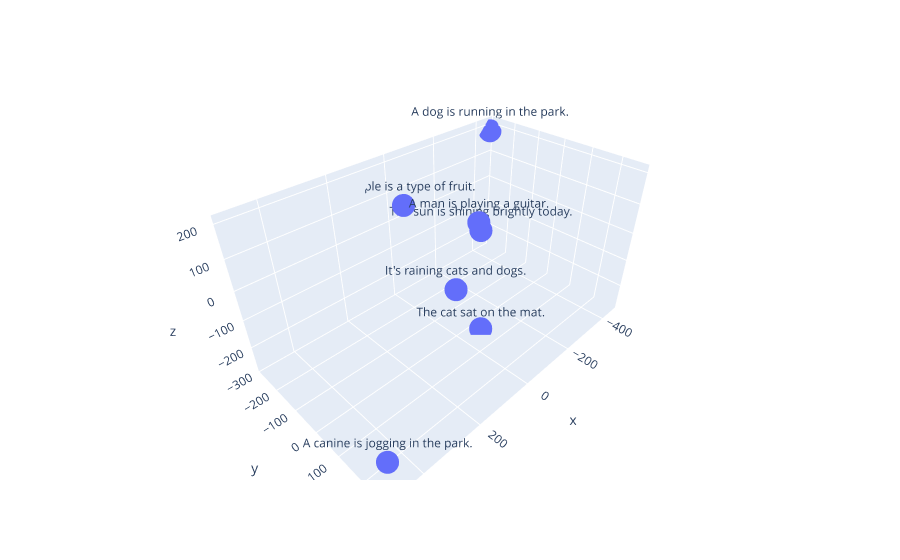

Notebook code for this chart:
### Code cell
import plotly.express as px
from sklearn.manifold import TSNE
import numpy as np

# Define a larger set of sentences
sentences = ["A dog is running in the park.",
             "A canine is jogging in the park.",
             "An apple is a type of fruit.",
             "The cat sat on the mat.",
             "A man is playing a guitar.",
             "The sun is shining brightly today.",
             "It's raining cats and dogs."]

# Compute the embeddings for all sentences
embeddings = []
with torch.no_grad():
    embedding_model.eval()
    for sentence in sentences:
        inputs = tokenizer(sentence, return_tensors='pt', truncation=True, padding=True)
        outputs = embedding_model(**inputs)
        embeddings.append(outputs.last_hidden_state.mean(dim=1).numpy()[0])

# Convert the list of embeddings to a numpy array
embeddings_array = np.array(embeddings)

# Use t-SNE to reduce the dimensionality of the embeddings to 3 dimensions
tsne = TSNE(n_components=3, perplexity=2)
embeddings_tsne = tsne.fit_transform(embeddings_array)

# Create a DataFrame with the reduced embeddings and the sentences
df = pd.DataFrame(embeddings_tsne, columns=['x', 'y', 'z'])
df['sentence'] = sentences

# Create an interactive 3D scatter plot of the reduced embeddings
fig = px.scatter_3d(df, x='x', y='y', z='z', text='sentence')
fig.show()

### Figure 1 — Plotly figure (JSON) as saved in the notebook; plotly's stock layout.template omitted (floating-point values rounded to 4 significant figures)
{"data": [{"hovertemplate": "x=%{x}<br>y=%{y}<br>z=%{z}<br>sentence=%{text}<extra></extra>", "legendgroup": "", "marker": {"color": "#636efa", "symbol": "circle"}, "mode": "markers+text", "name": "", "scene": "scene", "showlegend": false, "text": ["A dog is running in the park.", "A canine is jogging in the park.", "An apple is a type of fruit.", "The cat sat on the mat.", "A man is playing a guitar.", "The sun is shining brightly today.", "It's raining cats and dogs."], "type": "scatter3d", "x": [-450.9, 486.9, 16.06, -65.88, 77.59, -147.2, 40.84], "y": [-286.3, 264.6, -207.6, 41.4, 143.0, -44.93, 34.49], "z": [184.3, -174.4, 98.88, -278.3, 208.5, 13.08, -67.99]}], "layout": {"legend": {"tracegroupgap": 0}, "margin": {"t": 60}, "scene": {"domain": {"x": [0, 1], "y": [0, 1]}, "xaxis": {"title": {"text": "x"}}, "yaxis": {"title": {"text": "y"}}, "zaxis": {"title": {"text": "z"}}}}}
